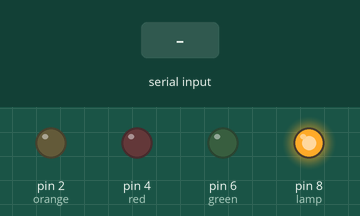
This sketch was run on a simulated Arduino Uno, built with avr-gcc and run on an emulated ATmega328P. On the bench: output pins drawn as LEDs (lit = HIGH). The inputs (shaded band) are chosen by the test bench.

Above: at 1.2 s.
1.3 s: "ongreen" received over Serial
At 3.0 s:
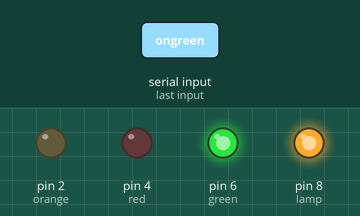
3.8 s: "onred" received over Serial
At 6.0 s:
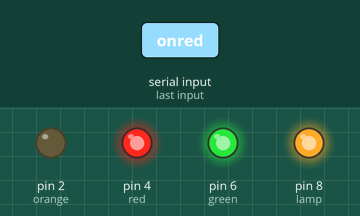
6.3 s: "offgreen" received over Serial
At 8.0 s:
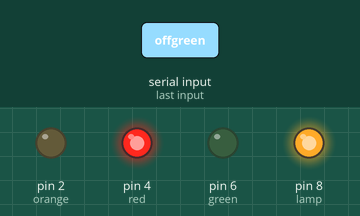
8.8 s: "onorange" received over Serial
At 11.0 s:
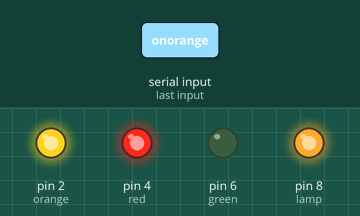
11.3 s: "offred" received over Serial
At 12.9 s:
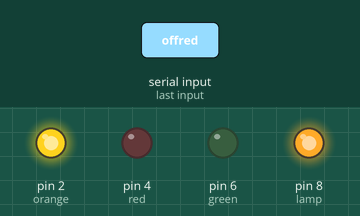
13.8 s: "onlamp" received over Serial
At 16.1 s:
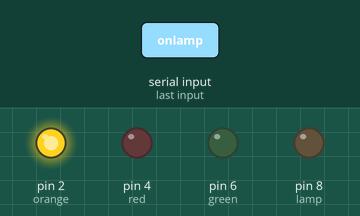
Timing chart, 0 to 17.3 s (numbered marks = the images above; inputs shaded):
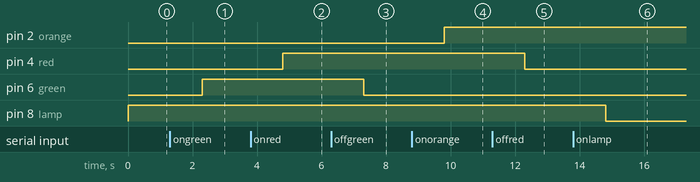

The sketch:

_Arduino_InterComp.ino
```cpp
int green = 6;
int red = 4;
int orange = 2;
int lamp = 8;
boolean piscGreen = false;
boolean piscRed = false;
boolean piscOrange = false;
boolean piscLamp = false;
String action = "";

void setup() {
  Serial.begin(9600);
  pinMode(green, OUTPUT);
  pinMode(red, OUTPUT);
  pinMode(orange, OUTPUT);
  pinMode(lamp, OUTPUT);

  digitalWrite(green, LOW);
  digitalWrite(red, LOW);
  digitalWrite(orange, LOW);
  digitalWrite(lamp, HIGH);
}

void loop() {
  if(Serial.available() > 0){
    action = Serial.readString();
    OnLight();
  }
  PiscLight();
}

void OnLight(){
    if(action == "ongreen"){
      digitalWrite(green, HIGH);
    }else if(action == "offgreen"){
      digitalWrite(green, LOW);
    }else if(action == "onred"){
      digitalWrite(red, HIGH);
    }else if(action == "offred"){
      digitalWrite(red, LOW);
    }else if(action == "onorange"){
      digitalWrite(orange, HIGH);
    }else if(action == "offorange"){
      digitalWrite(orange, LOW);
    }else if(action == "onlamp"){
      digitalWrite(lamp, LOW);
    }else{
      if(action == "offlamp"){
        digitalWrite(lamp, HIGH);
      }
    }
}

void PiscLight(){
    if(action == "piscGreen"){
      piscGreen = true;
    }else if(action == "stopGreen"){
      piscGreen = false;
    }else if(action == "piscRed"){
      piscRed = true;
    }else if(action == "stopRed"){
      piscRed = false;
    }else if(action == "piscOrange"){
      piscOrange = true;
    }else if(action == "stopOrange"){
      piscOrange = false;
    }else if(action == "piscLamp"){
      piscLamp = true;
    }else{
      if(action == "stopLamp"){
        piscLamp = false;
      }
    }

    if(piscGreen or piscRed or piscOrange or piscLamp){
        piscAnyLight(HIGH);
        piscAnyLight(LOW);
    }
}

void piscAnyLight(int state){
        if(piscGreen)  digitalWrite(green, state);
        if(piscRed)    digitalWrite(red, state);
        if(piscOrange) digitalWrite(orange, state);
        if(piscLamp)   digitalWrite(lamp, state);
        delay(500);
}
```

Measured:
- after the input at 1.3 s, pin 6 (green): LOW → HIGH after 1.0 s
- after the input at 3.8 s, pin 4 (red): LOW → HIGH after 1.0 s
- after the input at 6.3 s, pin 6 (green): HIGH → LOW after 1.0 s
- after the input at 8.8 s, pin 2 (orange): LOW → HIGH after 1.0 s
- after the input at 11.3 s, pin 4 (red): HIGH → LOW after 1.0 s
- after the input at 13.8 s, pin 8 (lamp): HIGH → LOW after 1.0 s
